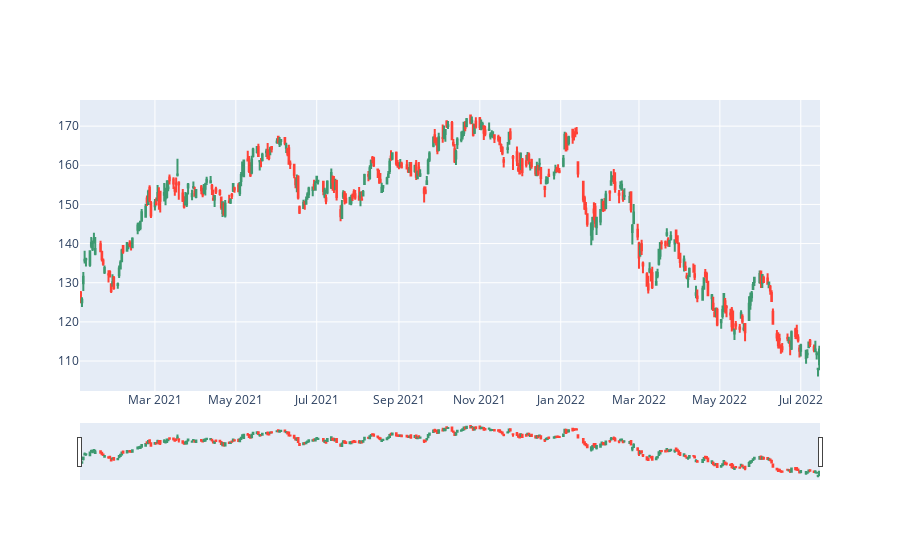
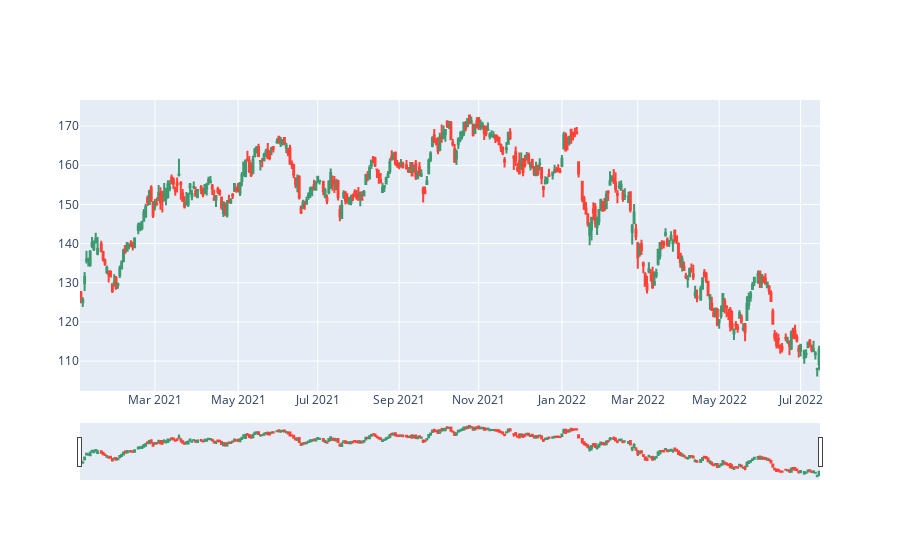

The notebook cell these images were saved under, in order:
### Code cell
import plotly.graph_objects as go
fig = go.Figure(go.Candlestick(x=stock_df.index,
  open=stock_df['Open'],
  high=stock_df['High'],
  low=stock_df['Low'],
  close=stock_df['Close']))
fig.show()
#fig.update_xaxes(rangebreaks=[dict(bounds=["sat", "mon"])])

### Figure 1 — Plotly figure (JSON) as saved in the notebook; plotly's stock layout.template omitted (floating-point values rounded to 4 significant figures; data arrays with more than 128 entries replaced by an {"elided": "..."} marker saying what was removed)
{"data": [{"close": {"elided": "386 float values"}, "high": {"elided": "386 float values"}, "low": {"elided": "386 float values"}, "open": {"elided": "386 float values"}, "type": "candlestick", "x": {"elided": "386 str values"}}], "layout": {}}

### Figure 2 — Plotly figure (JSON) as saved in the notebook; plotly's stock layout.template omitted (floating-point values rounded to 4 significant figures; data arrays with more than 128 entries replaced by an {"elided": "..."} marker saying what was removed)
{"data": [{"close": {"elided": "386 float values"}, "high": {"elided": "386 float values"}, "low": {"elided": "386 float values"}, "open": {"elided": "386 float values"}, "type": "candlestick", "x": {"elided": "386 str values"}}], "layout": {"xaxis": {"rangebreaks": [{"bounds": ["sat", "mon"]}]}}}
